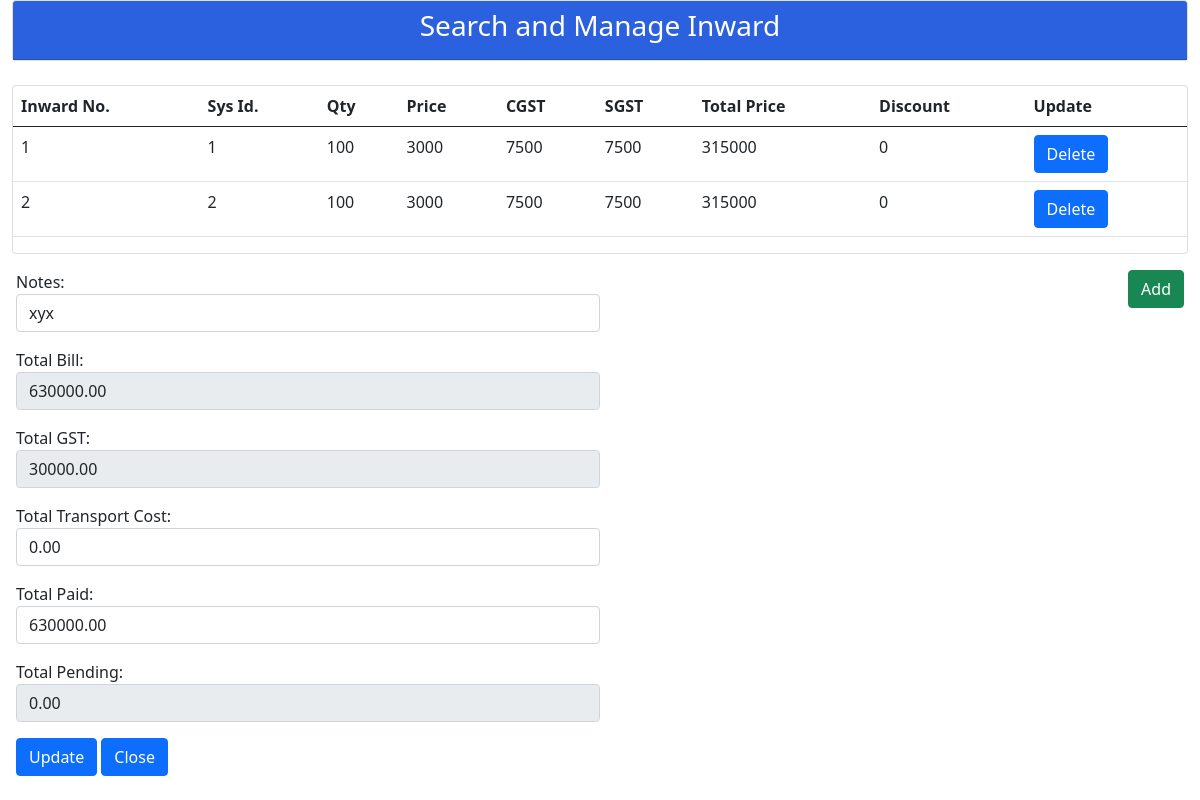
Screenshot of /Ceramic/Inward/Updateinward.php?id=1&type=bill with the database file from the repository.
### tables this page shows
CREATE TABLE `tblinwarddetails` (
  `InwardNo` int(10) NOT NULL,
  `ProductId` int(10) NOT NULL,
  `InwardId` int(10) NOT NULL,
  `Qty` int(10) NOT NULL,
  `Price` float NOT NULL,
  `CGST` float NOT NULL,
  `SGST` float NOT NULL,
  `TotalCost` float NOT NULL,
  `Discount` float NOT NULL,
  `StockMstSysId` int(10) NOT NULL,
  `CreatedDate` date NOT NULL DEFAULT current_timestamp(),
  `ModifiedDate` date NOT NULL,
  `RecStatus` varchar(1) NOT NULL DEFAULT 'A'
);

CREATE TABLE `tblinwardbillmst` (
  `InwardId` int(100) NOT NULL,
  `InwardDate` datetime NOT NULL,
  `VendorId` int(100) NOT NULL,
  `TotalGST` float(100,2) NOT NULL,
  `Transport_extracost` float(100,2) NOT NULL,
  `TotalAmount` float(100,2) NOT NULL,
  `AmountPaid` float(100,2) NOT NULL,
  `AmountPending` float(100,2) NOT NULL,
  `UploadBill` longtext NOT NULL,
  `PaymentMode` varchar(10) NOT NULL,
  `TotalDiscount` float(100,2) NOT NULL,
  `Notes` varchar(200) NOT NULL,
  `StockMstSysId` int(100) NOT NULL,
  `CreatedDate` date NOT NULL DEFAULT current_timestamp(),
  `ModifiedDate` date NOT NULL,
  `RecStatus` varchar(1) NOT NULL DEFAULT 'A',
  `StockType` varchar(50) NOT NULL
);

### Ceramic/Inward/updateinward.php (the view, shortened to what this page needs)
<!DOCTYPE html>
<html>
   <head>
      <link href="https://cdn.jsdelivr.net/npm/bootstrap@5.0.0-beta1/dist/css/bootstrap.min.css" rel="stylesheet">
   </head>
   <body>
      <div class="container-fluid col-lg-12">
       <div class="row">
         <div class="col-md-12">
            <div class="card card-primary">
               <div class="card-header" style="background-color: #2B60DE">
                  <h3 class="card-title" style="color: white" align="center">Search and Manage Inward</h3>
               </div>
            </div>
         </div>
      </div>
         <br>
         <div class="row">
            <div class="col-md-12">
               <div class="card card-primary">
                  <table class="table" id="data_table">
                     <thead>
                        <tr valign="middle">
                           <th>Inward No.</th>
                           <th>Sys Id.</th>
                           <th>Qty</th>
                           <th>Price</th>
                           <th>CGST</th>
                           <th>SGST</th>
                           <th>Total Price</th>
                           <th>Discount</th>
                           <th>Update</th>
                        </tr>
                     </thead>
                     <tbody>
                      <?php
                                $con=mysqli_connect('localhost','root','','imsdatabase');
                                $iid=$_GET['id'];
                                $type = $_GET['type'];
                                  $query= "SELECT * FROM tblinwarddetails where InwardId='$iid' and RecStatus='A'";
                                  $run = mysqli_query($con,$query);
                                while ($row=mysqli_fetch_array($run))
                                {
                                    $ino=$row[0];
                                    $sys=$row[1];
                                    $qty=$row[3];
                                    $price=$row[4];
                                    $cgst=$row[5];
                                    $sgst=$row[6];
                                    $total=$row[7];
                                    $Dis=$row[8];
                                  ?>
                            <td><?php echo $ino; ?></td>
                            <td><?php echo $sys; ?></td>
                            <td><?php echo $qty; ?></td>
                            <td><?php echo $price; ?></td>
                            <td><?php echo $cgst; ?></td>
                            <td><?php echo $sgst; ?></td>
                            <td><?php echo $total; ?></td>
                            <td><?php echo $Dis; ?></td>
                            <td><a href="Deleteinwarditem.php?id=<?php echo $sys; ?>&iid=<?php echo $iid; ?>&ino=<?php echo $ino; ?>&type=<?php echo $type; ?>"><input type="Button" value="Delete" name="" class="btn btn-primary" id="btn"></a></td>
                                              <?php } ?>
                     </tbody>
                  </table>
               </div>
            </div>
         </div>
      </div>
      <div class="card-body">
                      <div style="float: right;">
                     <a href="Updateinwarditem.php?iid=<?php echo $iid; ?>&ino=<?php echo $ino; ?>&type=<?php echo $type; ?> "><input type="Button" value="Add" name="" class="btn btn-success" id="btn"></a></div>
                     <div class="grid1">
                        <?php
                        $id = $_GET['id'];
                        $getbill = "SELECT * FROM tblinwardbillmst where InwardId='$id'";
                        $run1 = mysqli_query($con,$getbill);
                        $row1=mysqli_fetch_array($run1)
                         ?>
                        <form action="Updatebillinward.php" method="post">
                        <div>
                           <p class="col-md-6">Notes: <input type="text" name="not" value="<?php echo $row1['Notes']?>" class="form-control"
                                 id="not"></span></p>
                           <p class="col-md-6">Total Bill: <input type="number" name="totalbill" value="<?php echo $row1['TotalAmount']?>" class="form-control"
                                 id="totalbill" readonly></span></p>
                           <p class="col-md-6">Total GST: <input type="number" name="totalgst" value="<?php echo $row1['TotalGST']?>" class="form-control"
                                 id="totalgst" readonly></p>
                           <p class="col-md-6">Total Transport Cost: <input type="number" value="<?php echo $row1['Transport_extracost']?>" name="totalcost"
                                 class="form-control" id="totalcost"></p>
                           <p class="col-md-6">Total Paid: <input type="number" name="totalpaid" value="<?php echo $row1['AmountPaid']?>" class="form-control"
                                 id="totalpaid"></p>
                           <p class="col-md-6">Total Pending: <input type="number" name="totalpending" value="<?php echo $row1['AmountPending']?>"
                                 class="form-control" id="totalpending" readonly></p>
                        </div>
                        <input type="submit" value="Update" name="update" class="btn btn-primary" id="update">
                        <a href="s&minward.php"><input type="Button" value="Close" name="close" class="btn btn-primary" id="close"></a>
                     </div>
                   </div>
   </body>
   </html>

### Ceramic/Inward/updateinward.php (style rules this page uses)
input[type=number] { -moz-appearance: textfield; }

### rows the page displays
tblinwarddetails: InwardNo "1", ProductId "1", Qty "100", Price "3000", CGST "7500", SGST "7500", TotalCost "315000", Discount "0"
tblinwarddetails: InwardNo "2", ProductId "2", Qty "100", Price "3000", CGST "7500", SGST "7500", TotalCost "315000", Discount "0"
tblinwardbillmst: not "xyx", totalbill "630000.00", totalgst "30000.00", totalcost "0.00", totalpaid "630000.00", totalpending "0.00"
